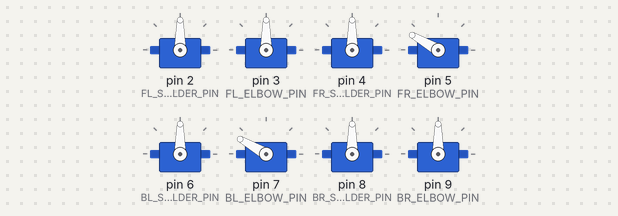
Bench run of a sketch on a simulated Arduino Uno, built with avr-gcc and run on an emulated ATmega328P. Parts: 8 × servo.

Above: at 1.05 s.
At 1.2 s:
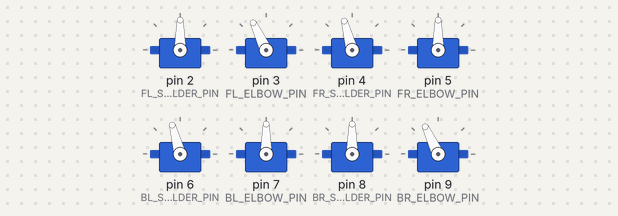
At 1.35 s:
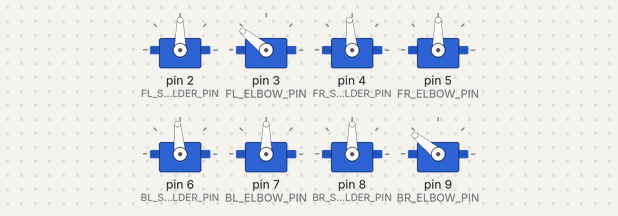
At 1.5 s:
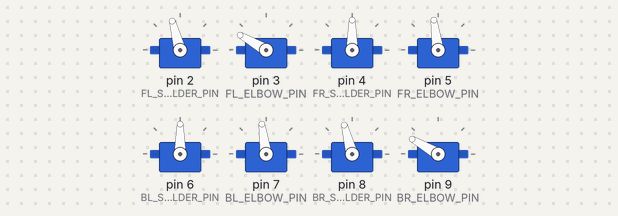
At 1.6 s:
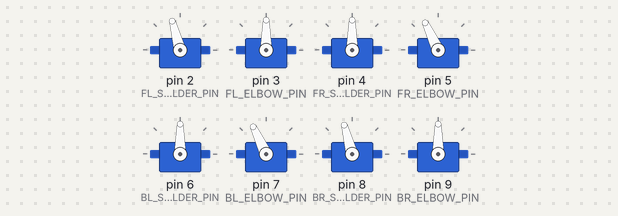
At 1.7 s:
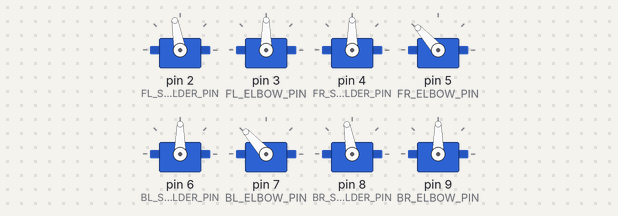
Timing chart, 0 to 4.0 s (numbered marks = the images above):
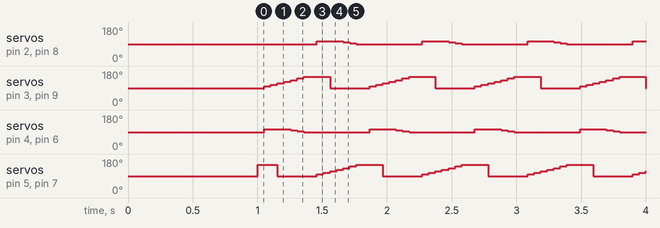

The sketch:

run.ino
```cpp
/*
 * 4-Legged Robot Walking Gait
 * Trot gait: diagonal pairs (FL+BR) and (FR+BL) move together,
 * offset by half a cycle.
 *
 * Each leg has a SHOULDER and ELBOW servo.
 *
 * Leg cycle (one full stride):
 *   STANCE phase (leg on floor, drives body forward):
 *     - Elbow sweeps BACK  60 deg  (pushes robot forward)
 *   SWING phase  (leg in air, resets to start):
 *     Step 1 – Shoulder lifts leg UP   (+15 deg off floor)
 *     Step 2 – Elbow swings FORWARD    60 deg (returns to start position)
 *     Step 3 – Shoulder lowers leg DOWN (-15 deg, back on floor)
 *
 * Pin assignments – change to match your wiring:
 *   FL_SHOULDER = 2   FL_ELBOW = 3
 *   FR_SHOULDER = 4   FR_ELBOW = 5
 *   BL_SHOULDER = 6   BL_ELBOW = 7
 *   BR_SHOULDER = 8   BR_ELBOW = 9
 */

#include <Servo.h>

void moveLeg(Servo &shoulder, Servo &elbow, int phaseStep);

// ── Pin assignments ────────────────────────────────────────────────────────
#define FL_SHOULDER_PIN  2
#define FL_ELBOW_PIN     3
#define FR_SHOULDER_PIN  4
#define FR_ELBOW_PIN     5
#define BL_SHOULDER_PIN  6
#define BL_ELBOW_PIN     7
#define BR_SHOULDER_PIN  8
#define BR_ELBOW_PIN     9

// ── Neutral / rest angles (tune for your robot's geometry) ─────────────────
#define SHOULDER_NEUTRAL  90   // shoulder angle when leg is on the floor
#define SHOULDER_LIFTED   (SHOULDER_NEUTRAL + 15)  // lifted clear of ground
#define ELBOW_NEUTRAL     90   // elbow angle at the start of stance
#define ELBOW_BACK        (ELBOW_NEUTRAL + 60)     // fully pushed back
// (ELBOW_NEUTRAL is also the "fully forward" position after swing)

// ── Timing ────────────────────────────────────────────────────────────────
// Total cycle divided into STEPS discrete moves. Each step lasts STEP_MS ms.
// With 16 steps × 50 ms = 800 ms per full stride.
#define TOTAL_STEPS   16
#define STEP_MS       50      // ms per step – decrease to walk faster

// Fraction of cycle spent in STANCE (on floor). 8/16 = 50 % duty cycle.
#define STANCE_STEPS  8       // steps 0 .. 7  → stance
#define SWING_STEPS   8       // steps 8 .. 15 → swing

/*
 * Phase offsets (in steps) read from the gait chart:
 *   Diagonal pairs share the same phase; opposite pairs are offset by half.
 *   FL + BR  → phase 0
 *   FR + BL  → phase 8  (half cycle later)
 */
#define PHASE_FL  0
#define PHASE_FR  8
#define PHASE_BL  8
#define PHASE_BR  0

// ── Servo objects ──────────────────────────────────────────────────────────
Servo flShoulder, flElbow;
Servo frShoulder, frElbow;
Servo blShoulder, blElbow;
Servo brShoulder, brElbow;

// ── Helper: move one leg according to its current phase step ───────────────
//
// phaseStep : 0 .. TOTAL_STEPS-1, where 0 is the START of stance
//
void moveLeg(Servo &shoulder, Servo &elbow, int phaseStep) {

  if (phaseStep < STANCE_STEPS) {
    // ── STANCE: leg on floor, elbow sweeps back to push body forward ────────
    // Shoulder stays at neutral (floor).
    shoulder.write(SHOULDER_NEUTRAL);

    // Linearly interpolate elbow from NEUTRAL (start) → BACK (end of stance)
    int elbowAngle = map(phaseStep, 0, STANCE_STEPS - 1,
                         ELBOW_NEUTRAL, ELBOW_BACK);
    elbow.write(elbowAngle);

  } else {
    // ── SWING: leg in air, elbow swings forward, then shoulder lowers ────────
    int swingStep = phaseStep - STANCE_STEPS; // 0 .. SWING_STEPS-1

    // Divide swing into 3 equal sub-phases
    int third = SWING_STEPS / 3; // ≈ 2-3 steps each

    if (swingStep < third) {
      // Sub-phase 1: lift shoulder, hold elbow at BACK
      int t = map(swingStep, 0, third - 1, SHOULDER_NEUTRAL, SHOULDER_LIFTED);
      shoulder.write(t);
      elbow.write(ELBOW_BACK);

    } else if (swingStep < 2 * third) {
      // Sub-phase 2: swing elbow forward (BACK → NEUTRAL), shoulder stays up
      shoulder.write(SHOULDER_LIFTED);
      int t = map(swingStep, third, 2 * third - 1,
                  ELBOW_BACK, ELBOW_NEUTRAL);
      elbow.write(t);

    } else {
      // Sub-phase 3: lower shoulder back to floor, elbow at NEUTRAL
      int t = map(swingStep, 2 * third, SWING_STEPS - 1,
                  SHOULDER_LIFTED, SHOULDER_NEUTRAL);
      shoulder.write(t);
      elbow.write(ELBOW_NEUTRAL);
    }
  }
}

// ── Global step counter ────────────────────────────────────────────────────
int globalStep = 0;

// ── Setup ──────────────────────────────────────────────────────────────────
void setup() {
  flShoulder.attach(FL_SHOULDER_PIN);  flElbow.attach(FL_ELBOW_PIN);
  frShoulder.attach(FR_SHOULDER_PIN);  frElbow.attach(FR_ELBOW_PIN);
  blShoulder.attach(BL_SHOULDER_PIN);  blElbow.attach(BL_ELBOW_PIN);
  brShoulder.attach(BR_SHOULDER_PIN);  brElbow.attach(BR_ELBOW_PIN);

  // Move all servos to their neutral starting position
  flShoulder.write(SHOULDER_NEUTRAL);  flElbow.write(ELBOW_NEUTRAL);
  frShoulder.write(SHOULDER_NEUTRAL);  frElbow.write(ELBOW_NEUTRAL);
  blShoulder.write(SHOULDER_NEUTRAL);  blElbow.write(ELBOW_NEUTRAL);
  brShoulder.write(SHOULDER_NEUTRAL);  brElbow.write(ELBOW_NEUTRAL);

  delay(1000); // let servos reach start position before walking
}

// ── Loop ───────────────────────────────────────────────────────────────────
void loop() {
  // Compute each leg's local phase step by applying its offset
  int flStep = (globalStep + PHASE_FL) % TOTAL_STEPS;
  int frStep = (globalStep + PHASE_FR) % TOTAL_STEPS;
  int blStep = (globalStep + PHASE_BL) % TOTAL_STEPS;
  int brStep = (globalStep + PHASE_BR) % TOTAL_STEPS;

  moveLeg(flShoulder, flElbow, flStep);
  moveLeg(frShoulder, frElbow, frStep);
  moveLeg(blShoulder, blElbow, blStep);
  moveLeg(brShoulder, brElbow, brStep);

  globalStep = (globalStep + 1) % TOTAL_STEPS;
  delay(STEP_MS);
}
```

Measured:
- by itself, servo on pin 3 (FL_ELBOW_PIN), servo on pin 9 (BR_ELBOW_PIN): repeats every 0.81 s: 107° 0.05 s, 115° 0.05 s, 124° 0.05 s, 132° 0.05 s, 141° 0.05 s, 150° 0.20 s, 90° 0.30 s, 98° 0.05 s
- by itself, servo on pin 5 (FR_ELBOW_PIN), servo on pin 7 (BL_ELBOW_PIN): repeats every 0.81 s: 90° 0.30 s, 98° 0.05 s, 107° 0.05 s, 115° 0.05 s, 124° 0.05 s, 132° 0.05 s, 141° 0.05 s, 150° 0.20 s
